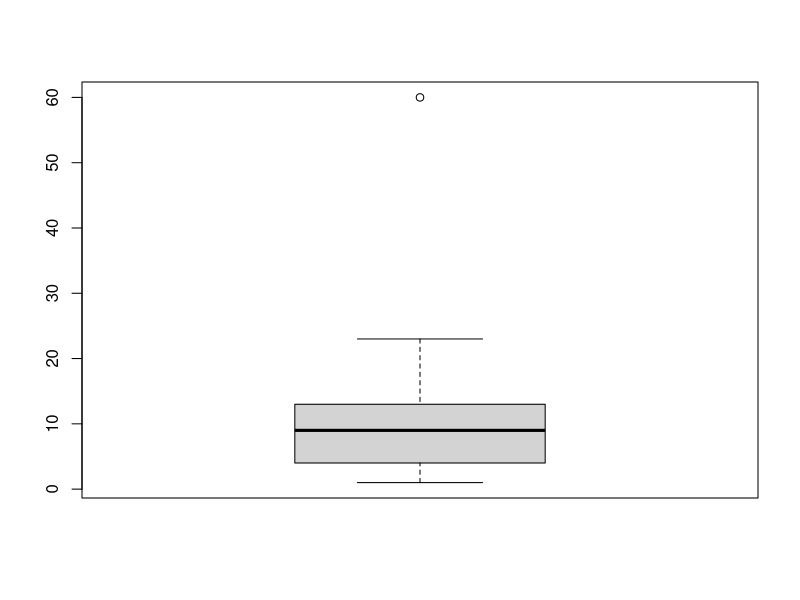

This chart was generated by the following R code:
######################
#  Intro to R
######################

######################
# EZ4 麦马 Jiajun
######################

# ---------------------
# Data type: 
#  Numeric 
#  Charater
#  Logical: T or F
#  Factor: Ordered
# ---------------------

# ---------------------
# Assign value ( <- or = )
# ---------------------

# ---------------------
# create a vector
# ---------------------

# ---------------------
# index
# ---------------------


# ---------------------
#   dataframe
# ---------------------

# ---------------------
# function  
# ---------------------

class(mtcars$mpg)
class(iris$Species)

# ####################################
# 1. assign or read in data 
# 2. apply function
# ###################################

k <- c(1, 2, 3, 3, 4, 5, 7, 7, 9, 10, 12, 12, 13, 15, 18, 23, 60)

boxplot(k)

